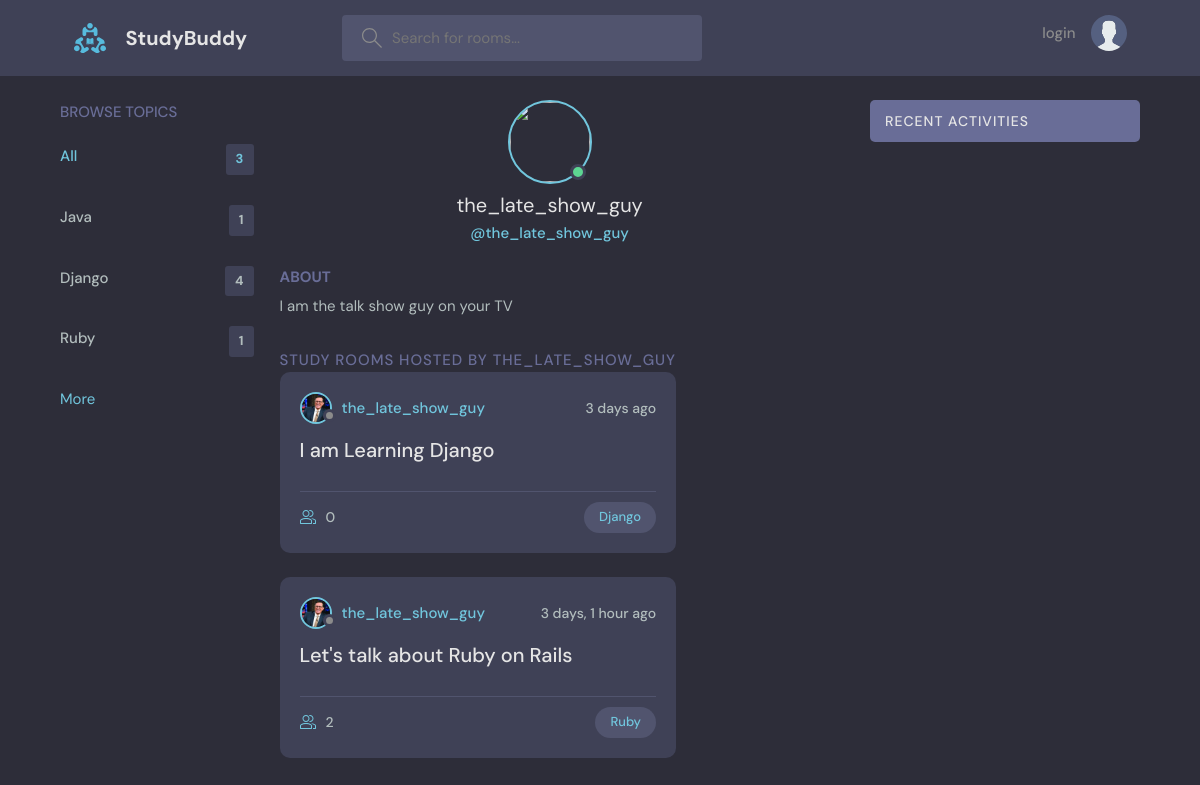
Screenshot of /profile/3/ with the database file from the repository.
### base/models.py (models this page shows, shortened)
class Topic(models.Model):
    name=models.CharField(max_length=200)

class User(AbstractUser):
    name=models.CharField(max_length=200,null=True)
    email=models.EmailField(unique=True,null=True)
    bio=models.TextField(null=True)
    avatar=models.ImageField(null=True,default="avatar.svg")
    USERNAME_FIELD ='email'
    REQUIRED_FIELDS =[]

class Room(models.Model):
    host = models.ForeignKey(User,on_delete=models.SET_NULL,null=True)
    topic=models.ForeignKey(Topic,on_delete=models.SET_NULL,null=True) #if topic was placed below Room then we must put Topic under Singles Commas i.e 'Topic',on_delete=models.CASCADE
    name=models.CharField(max_length=200)
    description=models.TextField(null=True,blank=True);
    participants=models.ManyToManyField(User,related_name='participants',blank=True)
    likes=models.ManyToManyField(User,related_name='likes',blank=True)
    updated =models.DateTimeField(auto_now=True)   #automatic
    created =models.DateTimeField(auto_now_add=True)  #it will only save a value once i.e the time it is created
    class Meta:
        ordering = ['-updated','-created']  # '-' puts the new data field before all the prefilled data

### base/views.py (the view)
# urls.py: path('profile/<str:pk>/',views.userProfile,name="user-profile"),
def userProfile(request,pk):
    user=User.objects.get(id=pk)
    rooms=user.room_set.all()
    room_messages=user.message_set.all()
    topics=Topic.objects.all()
    context={'user':user,'rooms':rooms,'room_messages':room_messages,'topics':topics}
    return render(request,'base/profile.html',context)

### base/templates/base/profile.html (shortened to what this page needs)
{% extends 'main.html' %}
{% block content %}
<main class="profile-page layout layout--3">
    <div class="container">
      {% include 'base/topic_component.html' %}
      <div class="roomList">
        <div class="profile">
          <div class="profile__avatar">
            <div class="avatar avatar--large active">
              <img src="{{request.user.avatar.url}}" />
            </div>
          </div>
          <div class="profile__info">
            <h3> {{user.username}}</h3>
            <p>@{{user.username}}</p>
          </div>
          <div class="profile__about">
            <h3>About</h3>
            <p>
              {{user.bio}}
            </p>
          </div>
        </div>
        <div class="roomList__header">
          <div>
            <h2>Study Rooms Hosted by {{user.username}}
            </h2>
            {% include 'base/feed_component.html' %}
          </div>
        </div>
      </div>
      {% include 'base/activity_component.html' %}
    </div>
</main>
{% endblock content %}

### base/templates/base/topic_component.html
<div class="topics">
    <div class="topics__header">
        <h2>Browse Topics</h2>
    </div>
    <ul class="topics__list">
        <li>
            <a href="{% url 'home' %}" class="active">All<span>{{topics.count}}</span></a>
        </li>
        {% for topic in topics %}
        <li>
            <a href="{% url 'home' %}?q={{topic.name}}">{{topic.name}}<span>{{topic.room_set.all.count}}</span></a>
        </li>
        {% endfor %}
    </ul>
    <a  href="{% url 'topics' %}">More</a>
</div>

### base/templates/base/feed_component.html (shortened to what this page needs)
{% for room in rooms %}
<div style="width:100%" class="roomListRoom">
  <div class="roomListRoom__header">
    <a href="{% url 'user-profile' room.host.id %}" class="roomListRoom__author">
      <div class="avatar avatar--small">
        <img src="{{room.host.avatar.url}}" />
      </div>
      <span>{{room.host.username}}</span>
    </a>
    <div class="roomListRoom__actions">
      <span>{{room.created|timesince}} ago</span>
    </div>
  </div>
  <div class="roomListRoom__content">
    <a href="{% url 'room' room.id %}">{{room.name}}</a>
  </div>
  <div class="roomListRoom__meta">
    <a href="{% url 'room' room.id %}" class="roomListRoom__joined">
     {{room.participants.all.count}}
    </a>
    <a href="{%url 'home'%}?q={{room.topic.name}}" class="roomListRoom__topic">{{room.topic.name}}</a>
  </div>
</div>
{% endfor %}

### rows the page displays
Topic: name "Java", room_set.all.count "1"
Topic: name "Django", room_set.all.count "4"
Topic: name "Ruby", room_set.all.count "1"
User: username "the_late_show_guy", bio "I am the talk show guy on your TV", username "THE_LATE_SHOW_GUY"
Room: host.avatar (picture), host.username "the_late_show_guy", created "3 days", name "I am Learning Django", participants.all.count "0", topic.name "Django"
Room: host.avatar (picture), host.username "the_late_show_guy", created "3 days, 1 hour", name "Let's talk about Ruby on Rails", participants.all.count "2", topic.name "Ruby"

### other values shown
{{ topics.count }} "3"
